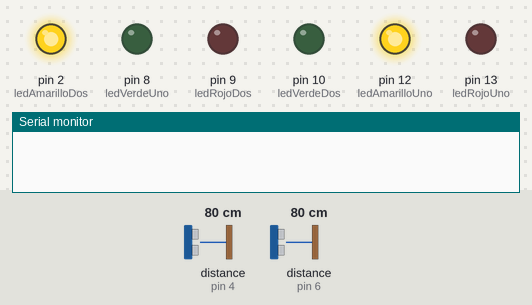
This sketch was run on a simulated Arduino Uno, built with avr-gcc and run on an emulated ATmega328P. On the bench: output pins drawn as LEDs (lit = HIGH), the last lines printed to the serial monitor. Wiring (inferred from the names in the program): 2 × ultrasonic range finder: trigger pin 3, echo pin 4 / trigger pin 7, echo pin 6. The inputs (shaded band) are chosen by the test bench; at power-on: distance to the obstacle (sensors on pin 4, pin 6) 80 cm. The echo pulse lasts 58.3 µs per cm; pins used as bus, display or sensor lines are not drawn.

Above: at 1.0 s.
At 12.1 s:
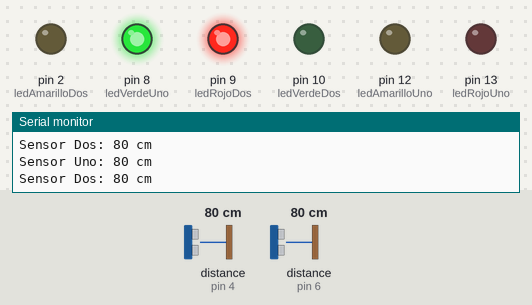
At 34.3 s:
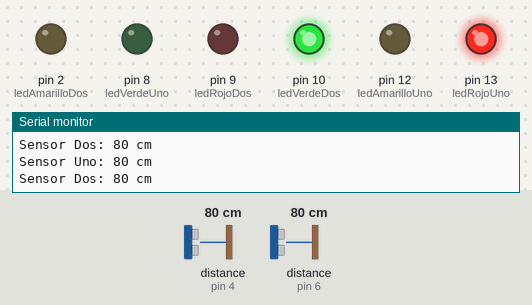
Timing chart, 0 to 57.8 s (numbered marks = the images above):
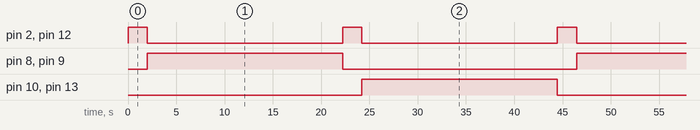

Measured:
- by itself, pin 2 (ledAmarilloDos), pin 12 (ledAmarilloUno): alternates HIGH for 2.0 s and LOW for 20.2 s
- by itself, pin 8 (ledVerdeUno), pin 9 (ledRojoDos), pin 10 (ledVerdeDos), pin 13 (ledRojoUno): alternates HIGH for 20.2 s and LOW for 24.2 s
- by itself, everything shown: repeats every 44.5 s, in 5 steps

The sketch:

semaforo.ino
```cpp
#define pinTrigSensorUno 3// Se declara que el Trig (tiempo) del sensor N° 1 se encuentra en el pin 3.
#define pinEchoSensorUno 4// Se declara que el Echo (distancia) del sensor N°1 se encuentra en el pin 4.

#define pinTrigSensorDos 7// Se declara que el Trig del sensor N°2 se encuentra en el pin 7.
#define pinEchoSensorDos 6// Se declara que el Echo del sensor N°2 se encuentra en el pin 6.

long duracionSensorUno, distanciaSensorUno;
long duracionSensorDos, distanciaSensorDos;

const int ledAmarilloUno = 12;
const int ledVerdeUno = 8;
const int ledRojoUno = 13;

const int ledAmarilloDos = 2;
const int ledVerdeDos = 10;
const int ledRojoDos = 9;

const int tiempoSemaforoAmarillo = 2000;
const int tiempoSemaforo = 1000;


int s,z,x = 0, fin = 20;
int contMilisegundos = 0;
/////////////////////////////////////////////////////////////////////////////////////////////////////////////////////////////////////////////////////////////////////////////////
void ledSemaforoApagar() {

  digitalWrite(ledRojoUno, LOW);
  digitalWrite(ledRojoDos, LOW);
  digitalWrite(ledAmarilloUno, LOW);
  digitalWrite(ledAmarilloDos, LOW);
  digitalWrite(ledVerdeUno, LOW);
  digitalWrite(ledVerdeDos, LOW);

  z = 0;
  x = 0;
}
void tempo(){
for(s = 0 ; s < fin ; s++)
 {
  sensores();
if((distanciaSensorDos < 19) && (distanciaSensorUno > 19) && (HIGH == digitalRead (ledVerdeUno)) && (HIGH == digitalRead (ledRojoDos)))
  {
    z++;
    if(z == 3){
      s = fin - 1;
    }
  }
if((distanciaSensorUno < 19) && (distanciaSensorDos > 19) && (HIGH == digitalRead (ledVerdeDos)) && (HIGH == digitalRead (ledRojoUno)))
  {
    z++;
    if(z == 2){
      s = fin - 1;
    }
  }
if(((distanciaSensorUno < 19) && (distanciaSensorDos < 19)) && ((HIGH == digitalRead (ledVerdeDos)) || (HIGH == digitalRead (ledRojoDos))))
 {
  s = s - 1;
  x++;
  if(x>6){
   break;
  }
  }

  delay(tiempoSemaforo);

 }
}

void ledSemaforoAmarillo() {
  if(HIGH == digitalRead (ledVerdeUno) && HIGH == digitalRead(ledRojoDos))
  {
    digitalWrite(ledVerdeUno, LOW);
    digitalWrite(ledRojoDos, LOW);
  }
  else{
    if(HIGH == digitalRead (ledVerdeDos) && HIGH == digitalRead(ledRojoUno))
    {
      digitalWrite(ledVerdeDos, LOW);
      digitalWrite(ledRojoUno, LOW);
    }
  }
  digitalWrite(ledAmarilloUno, HIGH);
  digitalWrite(ledAmarilloDos, HIGH);
  delay(tiempoSemaforoAmarillo);
  digitalWrite(ledAmarilloUno, LOW);
  digitalWrite(ledAmarilloDos, LOW);
}

void ledSemaforo(int senialDePasoSemaforo) {

  if(senialDePasoSemaforo == 1) {

    digitalWrite(ledVerdeUno, HIGH);
    digitalWrite(ledRojoDos, HIGH);

  }

  if(senialDePasoSemaforo == 2) {

    digitalWrite(ledRojoUno, HIGH);
    digitalWrite(ledVerdeDos, HIGH);

  }
}

 void semaforoTrafico()
{
  ledSemaforoApagar();

  ledSemaforoAmarillo();

  ledSemaforo(1);
  tempo();
  ledSemaforoApagar();

  ledSemaforoAmarillo();

  ledSemaforo(2);
  tempo();
  ledSemaforoApagar();

}

////////////////////////////////////////////////////////////////////////////Sensores y Monitor Serie///////////////////////////////////////////////////////////////////////////////////////////////////////////////////////////////
void sensores(){

  digitalWrite(pinTrigSensorUno, LOW); // apaga la señal en el sensor uno
  delayMicroseconds(100);
  digitalWrite(pinTrigSensorUno, HIGH); // emite la señal en el sensor uno
  delayMicroseconds(100);
  digitalWrite(pinTrigSensorUno, LOW); // apaga la señal en el sensor uno

  duracionSensorUno = pulseIn(pinEchoSensorUno, HIGH);
  distanciaSensorUno = (duracionSensorUno / 58); // calcula la distancia en centimetros al dividir por 58

  Serial.print("Sensor Uno: "); // imprime "Sensor Uno" por el puerto serial
  Serial.print(distanciaSensorUno); // envia el valor de la distancia por el puerto serial
  Serial.println(" cm"); // le coloca a la distancia los centimetros "cm"

  digitalWrite(pinTrigSensorDos, LOW); // apaga la señal en el sensor dos
  delayMicroseconds(100);
  digitalWrite(pinTrigSensorDos, HIGH); // emite la señal en el sensor dos
  delayMicroseconds(100);
  digitalWrite(pinTrigSensorDos, LOW); // apaga la señal en el sensor dos

  duracionSensorDos = pulseIn(pinEchoSensorDos, HIGH);
  distanciaSensorDos = (duracionSensorDos / 58); // calcula la distancia en centimetros al dividr por 58

  Serial.print("Sensor Dos: "); // imprime "Sensor Dos" por el puerto serial
  Serial.print(distanciaSensorDos); // envia el valor de la distancia por el puerto serial
  Serial.println(" cm"); // le coloca a la distancia los centimetros "cm"

}


  /////////////////////////////////////////////////////////////     DECLARAR ENTRADAS Y SALIDAS        ////////////////////////////////////////////////////////////////////////////////////////////////////////////

void setup() {

  Serial.begin(9600); // inicializa el puerto serie a 9600 baudios

  pinMode(pinTrigSensorUno, OUTPUT); // define el pin 3 como salida
  pinMode(pinEchoSensorUno, INPUT); // define el pin 4 como entrada
  pinMode(1, 1); // define el pin 1 como salida de estado del sensorUno

  pinMode(pinTrigSensorDos, OUTPUT); // define el pin 7 como salida
  pinMode(pinEchoSensorDos, INPUT); // define el pin 6 como entrada
  pinMode(2, 1); // define el pin 2 como salida de estado del sensorDos

  pinMode(ledAmarilloUno, OUTPUT);
  pinMode(ledVerdeUno, OUTPUT);
  pinMode(ledRojoUno, OUTPUT);

  pinMode(ledAmarilloDos, OUTPUT);
  pinMode(ledVerdeDos, OUTPUT);
  pinMode(ledRojoDos, OUTPUT);

  ledSemaforoApagar();
}

                     /////////////////////////////////////////////////////////      BUCLE          ///////////////////////////////////////////////////////////////////////////////////////////////////////////////
void loop() {
semaforoTrafico();
}
```
